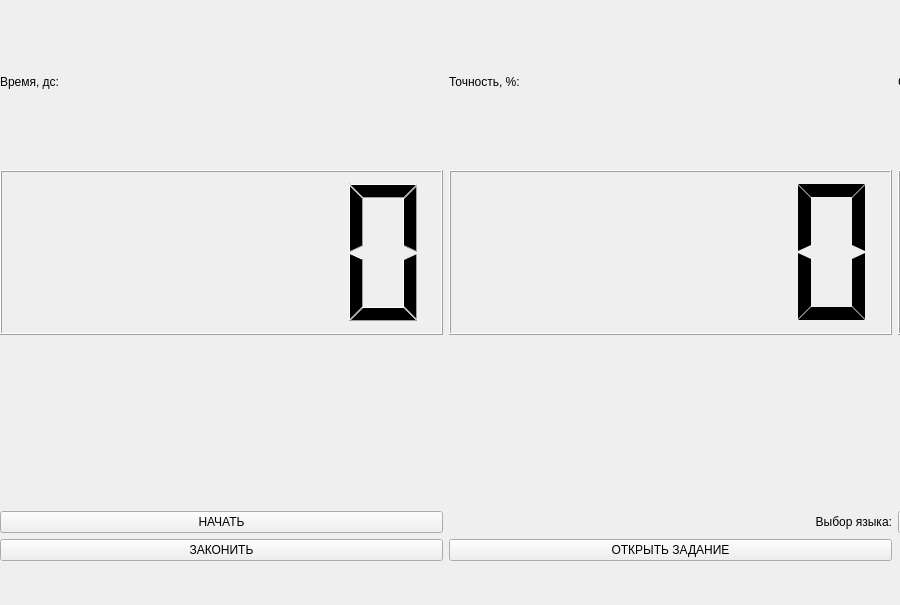
<?xml version="1.0" encoding="UTF-8"?>
<ui version="4.0">
 <class>MainWindow</class>
 <widget class="QMainWindow" name="MainWindow">
  <property name="geometry">
   <rect>
    <x>0</x>
    <y>0</y>
    <width>900</width>
    <height>605</height>
   </rect>
  </property>
  <property name="windowTitle">
   <string>MainWindow</string>
  </property>
  <widget class="QWidget" name="centralwidget">
   <widget class="QWidget" name="gridLayoutWidget">
    <property name="geometry">
     <rect>
      <x>0</x>
      <y>0</y>
      <width>1341</width>
      <height>561</height>
     </rect>
    </property>
    <layout class="QGridLayout" name="gridLayout">
     <item row="0" column="2">
      <widget class="QLabel" name="wpmLabel">
       <property name="text">
        <string>Слов в минуту:</string>
       </property>
      </widget>
     </item>
     <item row="6" column="1">
      <widget class="QPushButton" name="openTestButton">
       <property name="text">
        <string>ОТКРЫТЬ ЗАДАНИЕ</string>
       </property>
      </widget>
     </item>
     <item row="4" column="0" colspan="3" alignment="Qt::AlignRight">
      <widget class="QLabel" name="testLabel">
       <property name="text">
        <string/>
       </property>
      </widget>
     </item>
     <item row="2" column="0">
      <widget class="QLCDNumber" name="timerLCD"/>
     </item>
     <item row="5" column="1">
      <widget class="QLabel" name="chooseLanguageLabel">
       <property name="text">
        <string>Выбор языка:</string>
       </property>
       <property name="alignment">
        <set>Qt::AlignRight|Qt::AlignTrailing|Qt::AlignVCenter</set>
       </property>
      </widget>
     </item>
     <item row="6" column="0">
      <widget class="QPushButton" name="stopButton">
       <property name="text">
        <string>ЗАКОНИТЬ</string>
       </property>
      </widget>
     </item>
     <item row="5" column="2">
      <widget class="QComboBox" name="languageChangeComboBox">
       <item>
        <property name="text">
         <string>Французский</string>
        </property>
       </item>
       <item>
        <property name="text">
         <string>Немецкий</string>
        </property>
       </item>
       <item>
        <property name="text">
         <string>Арабский</string>
        </property>
       </item>
       <item>
        <property name="text">
         <string>Белорусский</string>
        </property>
       </item>
       <item>
        <property name="text">
         <string>Иврит</string>
        </property>
       </item>
       <item>
        <property name="text">
         <string>Китайский</string>
        </property>
       </item>
      </widget>
     </item>
     <item row="0" column="1">
      <widget class="QLabel" name="accuracyLabel">
       <property name="text">
        <string>Точность, %:</string>
       </property>
      </widget>
     </item>
     <item row="5" column="0">
      <widget class="QPushButton" name="startButton">
       <property name="text">
        <string>НАЧАТЬ</string>
       </property>
      </widget>
     </item>
     <item row="0" column="0">
      <widget class="QLabel" name="timerLabel">
       <property name="text">
        <string>Время, дс:</string>
       </property>
      </widget>
     </item>
     <item row="2" column="2">
      <widget class="QLCDNumber" name="wpmLCD"/>
     </item>
     <item row="2" column="1">
      <widget class="QLCDNumber" name="accuracyLCD">
       <property name="smallDecimalPoint">
        <bool>false</bool>
       </property>
       <property name="segmentStyle">
        <enum>QLCDNumber::Flat</enum>
       </property>
      </widget>
     </item>
    </layout>
   </widget>
  </widget>
 </widget>
 <resources/>
 <connections/>
</ui>
